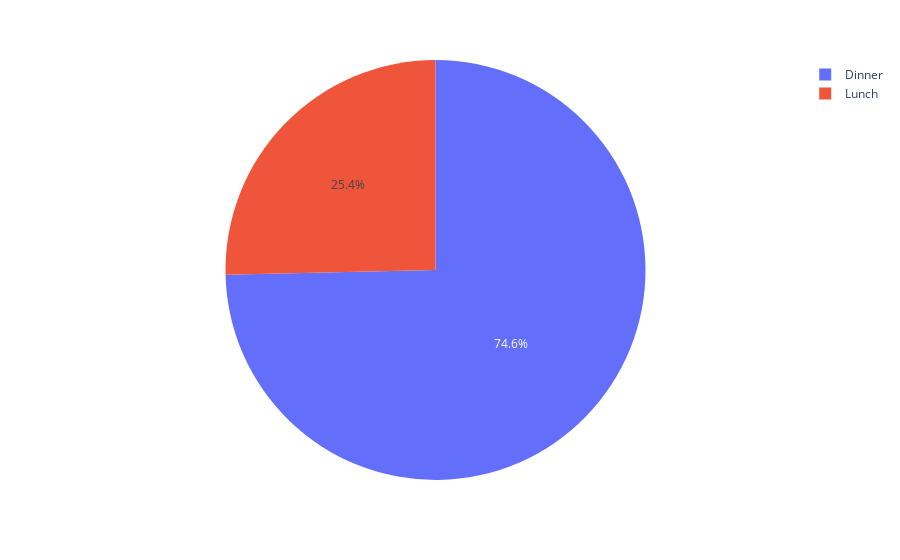

Notebook code cell kept with this figure:
### Code cell
import plotly.express as px
# This dataframe has 244 lines, but 4 distinct values for `day`
df_25 = px.data.tips()
fig = px.pie(df_25, values='tip', names='time')
fig.show()

### Figure 1 — Plotly figure (JSON) as saved in the notebook; plotly's stock layout.template omitted (floating-point values rounded to 4 significant figures; data arrays with more than 128 entries replaced by an {"elided": "..."} marker saying what was removed)
{"data": [{"domain": {"x": [0, 1], "y": [0, 1]}, "hovertemplate": "time=%{label}<br>tip=%{value}<extra></extra>", "labels": {"elided": "244 str values"}, "legendgroup": "", "name": "", "showlegend": true, "type": "pie", "values": {"elided": "244 float values"}}], "layout": {"legend": {"tracegroupgap": 0}, "margin": {"t": 60}}}
